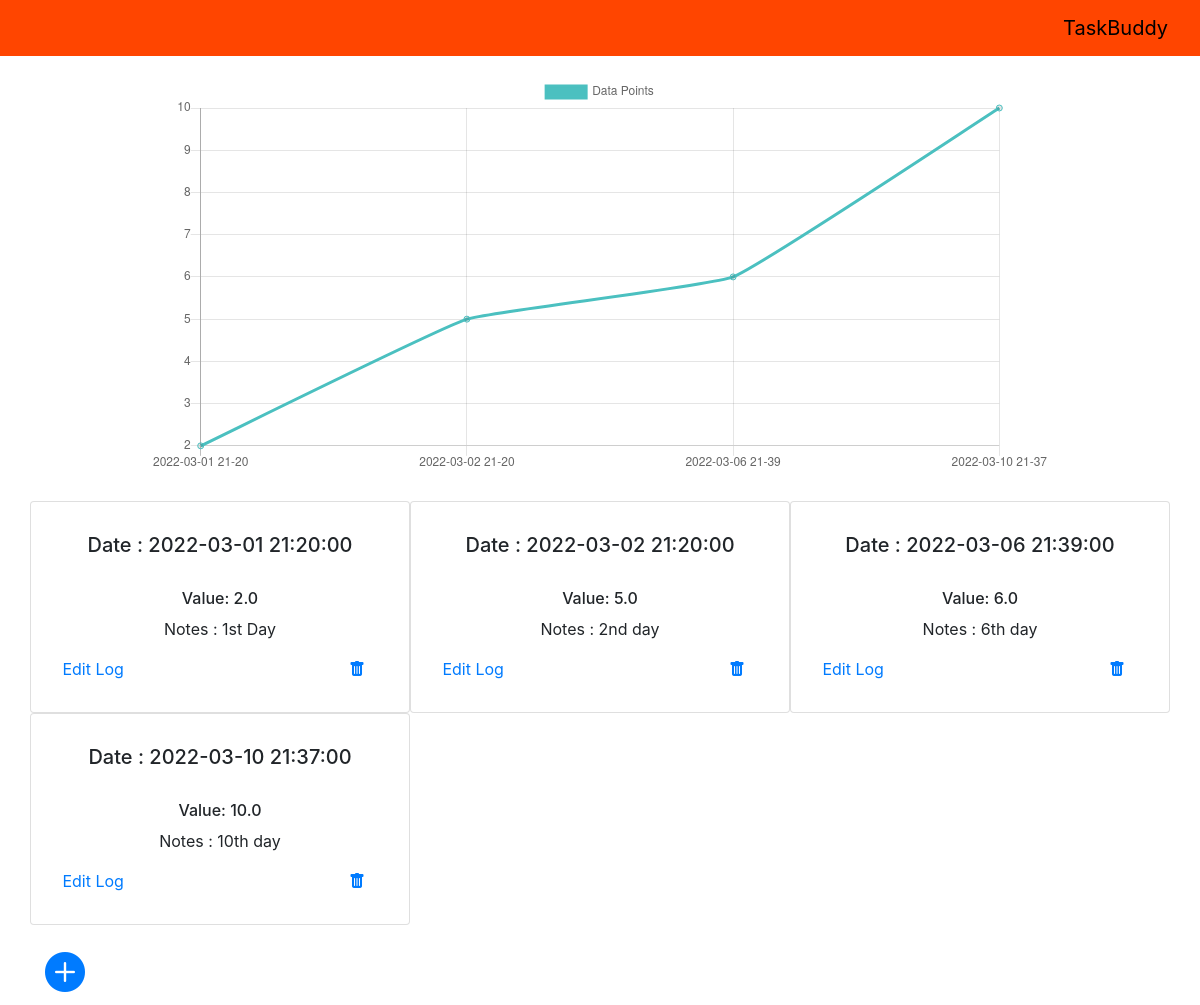
Page /view_logs/1 (signed in) on the earlier database version.
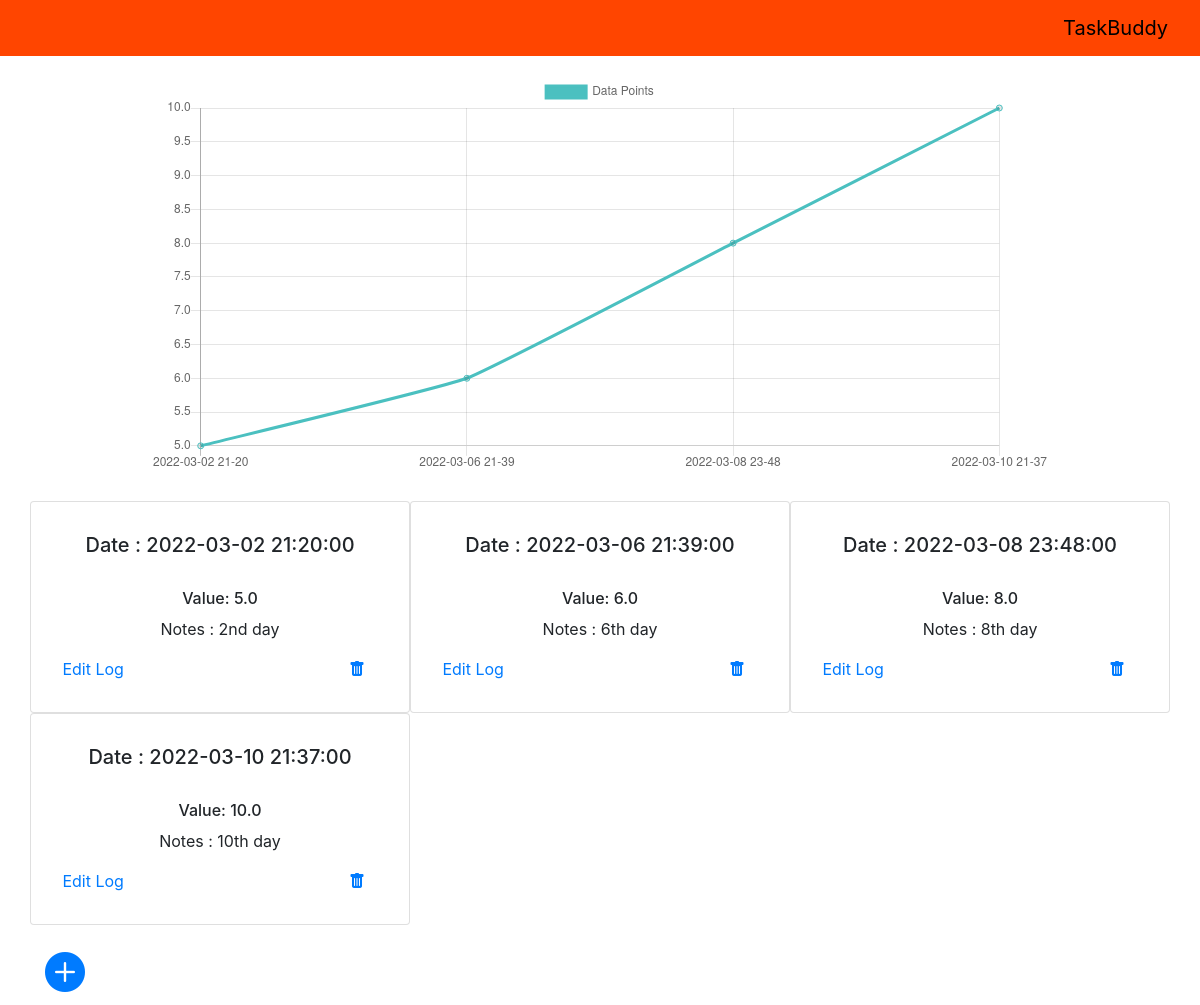
Same page on the later database version.
### application/models.py (models this page shows, shortened)
class Log(db.Model):
    __tablename__ = "log"
    log_id = db.Column(db.Integer, primary_key=True, autoincrement=True)
    timestamp = db.Column(db.DateTime, nullable=False, default=datetime.utcnow())
    value = db.Column(db.Float)
    value_mcq_choice = db.Column(db.String(150))
    notes = db.Column(db.String(150))
    tracker_id = db.Column(db.Integer, db.ForeignKey('tracker.tracker_id'))
    user_id = db.Column(db.Integer, db.ForeignKey('user.user_id'))

### application/routes.py (the view)
@app.route("/view_logs/<trackerid>", methods=['GET', 'POST'])
@login_required
def view_logs(trackerid):
    logs = None
    plot_flag=False
    xaxis = []
    yaxis = []
    logs = Log.query.filter_by(tracker_id= int(trackerid), user_id= current_user.get_id()).order_by(Log.timestamp.asc())
    try:
        temp_log = logs.first()
        if temp_log.value:
            plot_flag = True
            for log in logs:
                stamp = log.timestamp.strftime("%Y-%m-%d %H-%M")
                dataPoint = log.value
                xaxis.append(stamp)
                yaxis.append(dataPoint)
    except:
        print("No files in Log")
    return render_template("view_logs.html", logs=logs, trackerid=trackerid, x_axis=xaxis,y_axis=yaxis, plot_flag=plot_flag)

### application/models.py (called while the page is built)
    def get_id(self):
        return (self.user_id)

### main.py (called while the page is built)
def create_app(app=None, api=None):
    app = Flask(__name__, static_folder="static", template_folder="templates")
    if os.getenv('ENV', "development") == "production":
        raise Exception("No production config setup")
    else:
        print("Starting local development")
        app.config.from_object(LocalDevelopmentConfig)
    db.init_app(app)
    api = Api(app)
    app.app_context().push()
    login_manager = LoginManager()
    login_manager.init_app(app)
    login_manager.login_view = 'login'
    @login_manager.user_loader
    def load_user(user_id):
        return User.query.get(int(user_id))
    return app, api

### templates/view_logs.html (shortened to what this page needs)
{% extends 'base.html' %}
{% block content %}
    <div class="graph" align="center" style="padding-bottom: 25px;">
        {% if plot_flag %}
            <canvas id="lineChart" width="900" height="400"></canvas>
            <script style="align-self: center">
                var ctx = document.getElementById("lineChart").getContext("2d")
                var lineChart = new Chart(ctx, {
                    type:"line",
                    data: {
                        labels: {{ x_axis | safe }},
                        datasets: [
                            {
                                label: "Data Points",
                                data: {{ y_axis | safe }},
                                fill: false,
                                borderColor: "rgb(75,192,192)",
                                lineTension: 0.1
                            }
                        ]
                    },
                options:{
                        responsive: false
                    }
                });
            </script>
        {% endif %}
    </div>
    <div class="row">
        {% for log in logs %}
        <div class=" col-md-4 card" style="padding: 1%;">
            <div class="card-body" id="{{log.tracker_id}}">
                <h5 style="text-align: center;">Date : {{log.timestamp}}</h5>
                <br>
                {% if log.value %}
                    <h6 class="card-text" style="text-align: center;">Value: {{ log.value }}</h6>
                {% else %}
                    <h6 class="card-text" style="text-align: center;">Value : {{ log.value_mcq_choice }}</h6>
                {% endif %}
                <p style="text-align: center;" class="log-text">Notes : {{log.notes}}</p>
                <a href="{{url_for('edit_log',logid = log.log_id, trackerid=log.tracker_id)}}" class="log-link">Edit Log</a>
                <a href="{{ url_for('delete_log',logid = log.log_id,trackerid=log.tracker_id) }}" style="margin-left: 70%;"><i class="bi bi-trash-fill"></i></a>
            </div>
        </div>
        {% endfor %}
    </div>
    <br>
    <h1>
        <a href="{{ url_for('add_log',trackerid=trackerid) }}" style="bottom: 0;" ><i class="bi bi-plus-circle-fill"></i></a>
    </h1>
{% endblock %}

Differences in the rows shown:
removed Log: timestamp "2022-03-01 21:20:00", value "2.0", notes "1st Day"
added Log: timestamp "2022-03-08 23:48:00", value "8.0", notes "8th day"
Other differences:
chart data {{ y_axis | safe }}: [2.0, 5.0, 6.0, 10.0] → [5.0, 6.0, 8.0, 10.0]
